Frame 1 (no input): blank canvas, image omitted
Frame 60 (the mouse pressed at the canvas centre just before this capture): blank canvas, image omitted
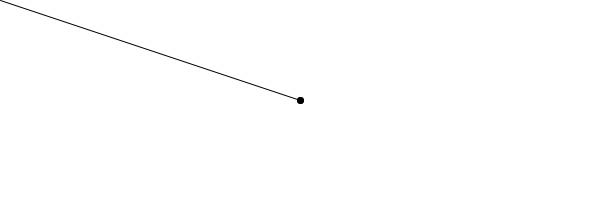
Frame 120 (the mouse held since frame 60 and released just before this capture)

The Processing sketch whose frames 1 and 60 were blank and that drew this single picture after the mouse press (run headless with seeded random() and noise(); from frame 60 on, the mouse is pressed at the canvas centre):

// Processing sketch: processing_135340
// ── processing_135340.pde

String s = "Draw with Mouse, Delete: z, change background: r";
 
 
void setup() {
  size(600, 200);
  background(255);
  text(s, 0, 0, 0, 0);
   // Text wraps within text box
}

float strokeSize = 2;

void draw() {
  if (mousePressed) {
    stroke(1);
    strokeWeight(strokeSize);
    strokeSize = (strokeSize +0.1);
    line(pmouseX, pmouseY, mouseX, mouseY);
  }
  else {
    strokeSize = 1;
  }
  
}

void keyPressed() {
  
  if (key=='z') {
    background(86,75,50);
    text(s, 0, 0, 0, 0);
    
  }
 
  
  if (key=='r') {
      
    background(0, 0, 0);
    stroke(0, 0, 0);
    strokeWeight(strokeSize);
    text(s, 10, 10, 75, 100);
  }

}
